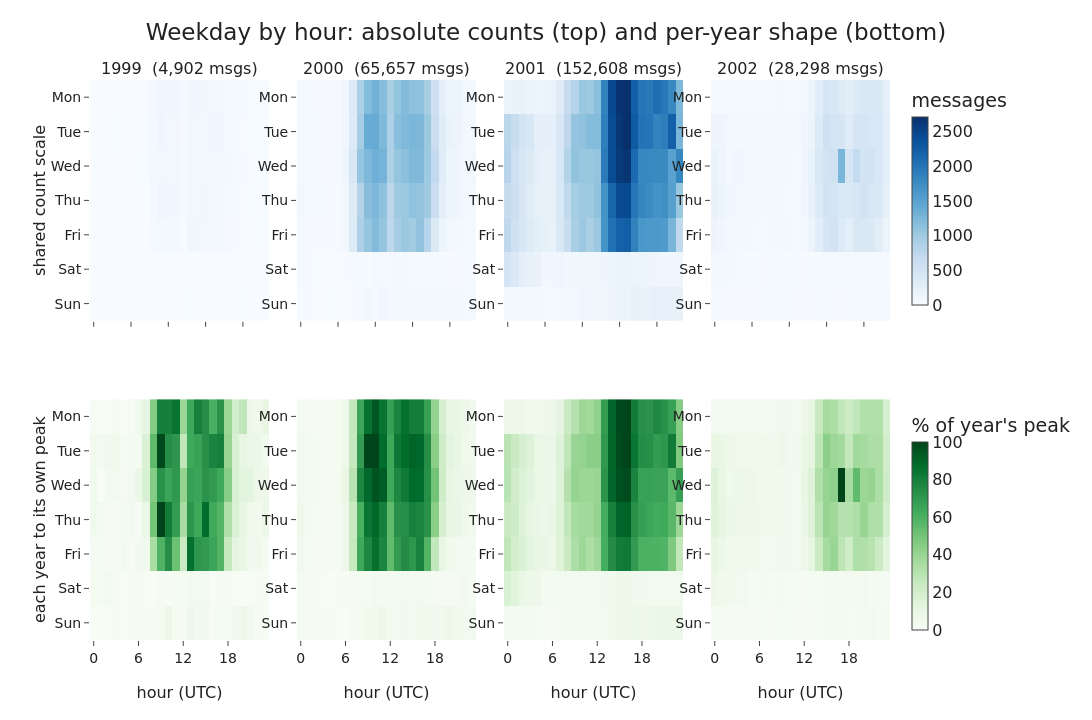

Notebook code cell kept with this figure:
### Markdown cell above
## A. The 24-hour activity plot, fixed

The week-three weekday-by-hour heatmap drew all four years on a single colour
bar, but the values it coloured were each year's own percentage shares rather
than message counts, and the colour map ran from dark at zero to bright at the
top. Two things went wrong. Because the shared scale was fixed by the single
busiest cell in any year, the low-volume years (1999 and 2000) came out almost
uniformly dark and read as empty, when their working rhythm is perfectly clear
once they are allowed their own range. And a dark-for-zero map makes an empty
grid look busy, since the eye reads the dark background as filled.

The fix is to stop asking one picture to answer two questions, and to colour
empty cells white. The top row, in blue, uses one shared scale of real message
counts, which is honest about how much larger 2001 is. The bottom row, in green,
rescales each year to its own busiest hour, which is honest about the shape of
the day. The two rows use different colour maps precisely so they are never
mistaken for the same scale, and on both a blank cell is white.

### Code cell
weekdays = ["Monday", "Tuesday", "Wednesday", "Thursday",
            "Friday", "Saturday", "Sunday"]
years_to_plot = [1999, 2000, 2001, 2002]

counts = {}
for y in years_to_plot:
    sub = mt[mt["year"] == y]
    tab = (sub.groupby(["weekday", "hour"]).size()
              .unstack(fill_value=0).reindex(weekdays)
              .reindex(columns=range(24), fill_value=0))
    counts[y] = tab
abs_vmax = max(t.values.max() for t in counts.values())

wlab = [w[:3] for w in weekdays]
fig = make_subplots(rows=2, cols=4, horizontal_spacing=0.035, vertical_spacing=0.14,
    subplot_titles=[f"{y}  ({counts[y].values.sum():,} msgs)" for y in years_to_plot]
                   + ["", "", "", ""])
for j, y in enumerate(years_to_plot, 1):
    fig.add_trace(go.Heatmap(z=counts[y].values, x=list(range(24)), y=wlab,
        coloraxis="coloraxis",
        hovertemplate="%{y} %{x}:00<br>%{z} msgs<extra></extra>"), row=1, col=j)
    t = counts[y].astype(float)
    peak = t.values.max()
    norm = (t / peak * 100).values if peak else t.values
    fig.add_trace(go.Heatmap(z=norm, x=list(range(24)), y=wlab,
        coloraxis="coloraxis2",
        hovertemplate="%{y} %{x}:00<br>%{z:.0f}%<extra></extra>"), row=2, col=j)

fig.update_yaxes(autorange="reversed", showgrid=False)
fig.update_xaxes(showgrid=False)
for j in range(1, 5):
    fig.update_xaxes(showticklabels=False, row=1, col=j)
    fig.update_xaxes(tickvals=[0, 6, 12, 18], title_text="hour (UTC)", row=2, col=j)
fig.update_yaxes(title_text="shared count scale", row=1, col=1)
fig.update_yaxes(title_text="each year to its own peak", row=2, col=1)
fig.update_layout(
    coloraxis=dict(colorscale="Blues", cmin=0, cmax=abs_vmax,
        colorbar=dict(title="messages", len=0.42, y=0.79, yanchor="middle",
                      x=1.015, thickness=16)),
    coloraxis2=dict(colorscale="Greens", cmin=0, cmax=100,
        colorbar=dict(title="% of year's peak", len=0.42, y=0.21, yanchor="middle",
                      x=1.015, thickness=16)),
    title="Weekday by hour: absolute counts (top) and per-year shape (bottom)")
save_fig(fig, "a1_weekday_hour_dual.png", w=1500, h=720)

### Figure 1 — Plotly figure (JSON) as saved in the notebook; plotly's stock layout.template omitted (floating-point values rounded to 4 significant figures; data arrays with more than 128 entries replaced by an {"elided": "..."} marker saying what was removed)
{"data": [{"coloraxis": "coloraxis", "hovertemplate": "%{y} %{x}:00<br>%{z} msgs<extra></extra>", "type": "heatmap", "x": [0, 1, 2, 3, 4, 5, 6, 7, 8, 9, 10, 11, 12, 13, 14, 15, 16, 17, 18, 19, 20, 21, 22, 23], "xaxis": "x", "y": ["Mon", "Tue", "Wed", "Thu", "Fri", "Sat", "Sun"], "yaxis": "y", "z": {"elided": "7x24 int values"}}, {"coloraxis": "coloraxis2", "hovertemplate": "%{y} %{x}:00<br>%{z:.0f}%<extra></extra>", "type": "heatmap", "x": [0, 1, 2, 3, 4, 5, 6, 7, 8, 9, 10, 11, 12, 13, 14, 15, 16, 17, 18, 19, 20, 21, 22, 23], "xaxis": "x5", "y": ["Mon", "Tue", "Wed", "Thu", "Fri", "Sat", "Sun"], "yaxis": "y5", "z": {"elided": "7x24 float values"}}, {"coloraxis": "coloraxis", "hovertemplate": "%{y} %{x}:00<br>%{z} msgs<extra></extra>", "type": "heatmap", "x": [0, 1, 2, 3, 4, 5, 6, 7, 8, 9, 10, 11, 12, 13, 14, 15, 16, 17, 18, 19, 20, 21, 22, 23], "xaxis": "x2", "y": ["Mon", "Tue", "Wed", "Thu", "Fri", "Sat", "Sun"], "yaxis": "y2", "z": {"elided": "7x24 int values"}}, {"coloraxis": "coloraxis2", "hovertemplate": "%{y} %{x}:00<br>%{z:.0f}%<extra></extra>", "type": "heatmap", "x": [0, 1, 2, 3, 4, 5, 6, 7, 8, 9, 10, 11, 12, 13, 14, 15, 16, 17, 18, 19, 20, 21, 22, 23], "xaxis": "x6", "y": ["Mon", "Tue", "Wed", "Thu", "Fri", "Sat", "Sun"], "yaxis": "y6", "z": {"elided": "7x24 float values"}}, {"coloraxis": "coloraxis", "hovertemplate": "%{y} %{x}:00<br>%{z} msgs<extra></extra>", "type": "heatmap", "x": [0, 1, 2, 3, 4, 5, 6, 7, 8, 9, 10, 11, 12, 13, 14, 15, 16, 17, 18, 19, 20, 21, 22, 23], "xaxis": "x3", "y": ["Mon", "Tue", "Wed", "Thu", "Fri", "Sat", "Sun"], "yaxis": "y3", "z": {"elided": "7x24 int values"}}, {"coloraxis": "coloraxis2", "hovertemplate": "%{y} %{x}:00<br>%{z:.0f}%<extra></extra>", "type": "heatmap", "x": [0, 1, 2, 3, 4, 5, 6, 7, 8, 9, 10, 11, 12, 13, 14, 15, 16, 17, 18, 19, 20, 21, 22, 23], "xaxis": "x7", "y": ["Mon", "Tue", "Wed", "Thu", "Fri", "Sat", "Sun"], "yaxis": "y7", "z": {"elided": "7x24 float values"}}, {"coloraxis": "coloraxis", "hovertemplate": "%{y} %{x}:00<br>%{z} msgs<extra></extra>", "type": "heatmap", "x": [0, 1, 2, 3, 4, 5, 6, 7, 8, 9, 10, 11, 12, 13, 14, 15, 16, 17, 18, 19, 20, 21, 22, 23], "xaxis": "x4", "y": ["Mon", "Tue", "Wed", "Thu", "Fri", "Sat", "Sun"], "yaxis": "y4", "z": {"elided": "7x24 int values"}}, {"coloraxis": "coloraxis2", "hovertemplate": "%{y} %{x}:00<br>%{z:.0f}%<extra></extra>", "type": "heatmap", "x": [0, 1, 2, 3, 4, 5, 6, 7, 8, 9, 10, 11, 12, 13, 14, 15, 16, 17, 18, 19, 20, 21, 22, 23], "xaxis": "x8", "y": ["Mon", "Tue", "Wed", "Thu", "Fri", "Sat", "Sun"], "yaxis": "y8", "z": {"elided": "7x24 float values"}}], "layout": {"annotations": [{"font": {"size": 16}, "showarrow": false, "text": "1999  (4,902 msgs)", "x": 0.1119, "xanchor": "center", "xref": "paper", "y": 1.0, "yanchor": "bottom", "yref": "paper"}, {"font": {"size": 16}, "showarrow": false, "text": "2000  (65,657 msgs)", "x": 0.3706, "xanchor": "center", "xref": "paper", "y": 1.0, "yanchor": "bottom", "yref": "paper"}, {"font": {"size": 16}, "showarrow": false, "text": "2001  (152,608 msgs)", "x": 0.6294, "xanchor": "center", "xref": "paper", "y": 1.0, "yanchor": "bottom", "yref": "paper"}, {"font": {"size": 16}, "showarrow": false, "text": "2002  (28,298 msgs)", "x": 0.8881, "xanchor": "center", "xref": "paper", "y": 1.0, "yanchor": "bottom", "yref": "paper"}], "coloraxis": {"cmax": 2708, "cmin": 0, "colorbar": {"len": 0.42, "thickness": 16, "title": {"text": "messages"}, "x": 1.015, "y": 0.79, "yanchor": "middle"}, "colorscale": [[0.0, "rgb(247,251,255)"], [0.125, "rgb(222,235,247)"], [0.25, "rgb(198,219,239)"], [0.375, "rgb(158,202,225)"], [0.5, "rgb(107,174,214)"], [0.625, "rgb(66,146,198)"], [0.75, "rgb(33,113,181)"], [0.875, "rgb(8,81,156)"], [1.0, "rgb(8,48,107)"]]}, "coloraxis2": {"cmax": 100, "cmin": 0, "colorbar": {"len": 0.42, "thickness": 16, "title": {"text": "% of year's peak"}, "x": 1.015, "y": 0.21, "yanchor": "middle"}, "colorscale": [[0.0, "rgb(247,252,245)"], [0.125, "rgb(229,245,224)"], [0.25, "rgb(199,233,192)"], [0.375, "rgb(161,217,155)"], [0.5, "rgb(116,196,118)"], [0.625, "rgb(65,171,93)"], [0.75, "rgb(35,139,69)"], [0.875, "rgb(0,109,44)"], [1.0, "rgb(0,68,27)"]]}, "height": 720, "margin": {"b": 80, "l": 90, "r": 70, "t": 80}, "title": {"text": "Weekday by hour: absolute counts (top) and per-year shape (bottom)"}, "width": 1500, "xaxis": {"anchor": "y", "domain": [0.0, 0.2238], "showgrid": false, "showticklabels": false}, "xaxis2": {"anchor": "y2", "domain": [0.2588, 0.4825], "showgrid": false, "showticklabels": false}, "xaxis3": {"anchor": "y3", "domain": [0.5175, 0.7413], "showgrid": false, "showticklabels": false}, "xaxis4": {"anchor": "y4", "domain": [0.7762, 1.0], "showgrid": false, "showticklabels": false}, "xaxis5": {"anchor": "y5", "domain": [0.0, 0.2238], "showgrid": false, "tickvals": [0, 6, 12, 18], "title": {"text": "hour (UTC)"}}, "xaxis6": {"anchor": "y6", "domain": [0.2588, 0.4825], "showgrid": false, "tickvals": [0, 6, 12, 18], "title": {"text": "hour (UTC)"}}, "xaxis7": {"anchor": "y7", "domain": [0.5175, 0.7413], "showgrid": false, "tickvals": [0, 6, 12, 18], "title": {"text": "hour (UTC)"}}, "xaxis8": {"anchor": "y8", "domain": [0.7762, 1.0], "showgrid": false, "tickvals": [0, 6, 12, 18], "title": {"text": "hour (UTC)"}}, "yaxis": {"anchor": "x", "autorange": "reversed", "domain": [0.57, 1.0], "showgrid": false, "title": {"text": "shared count scale"}}, "yaxis2": {"anchor": "x2", "autorange": "reversed", "domain": [0.57, 1.0], "showgrid": false}, "yaxis3": {"anchor": "x3", "autorange": "reversed", "domain": [0.57, 1.0], "showgrid": false}, "yaxis4": {"anchor": "x4", "autorange": "reversed", "domain": [0.57, 1.0], "showgrid": false}, "yaxis5": {"anchor": "x5", "autorange": "reversed", "domain": [0.0, 0.43], "showgrid": false, "title": {"text": "each year to its own peak"}}, "yaxis6": {"anchor": "x6", "autorange": "reversed", "domain": [0.0, 0.43], "showgrid": false}, "yaxis7": {"anchor": "x7", "autorange": "reversed", "domain": [0.0, 0.43], "showgrid": false}, "yaxis8": {"anchor": "x8", "autorange": "reversed", "domain": [0.0, 0.43], "showgrid": false}}}
